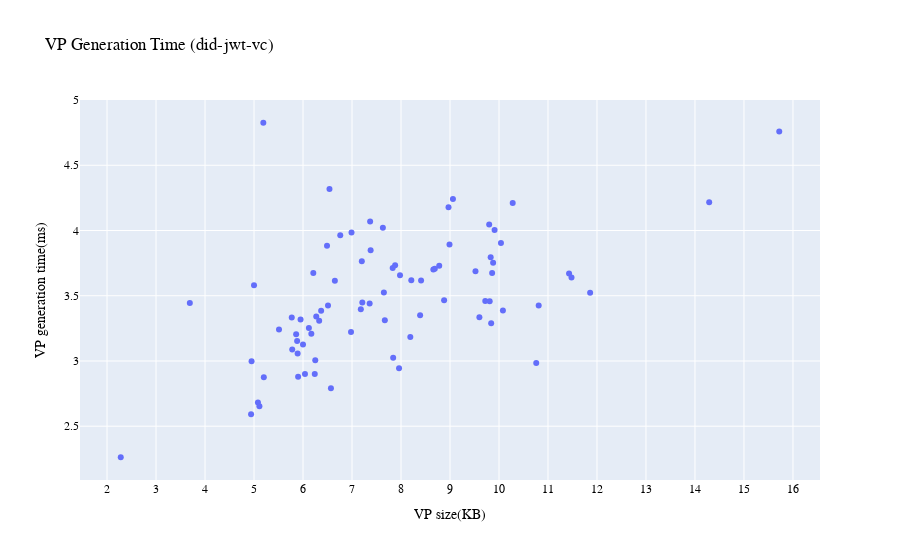

Here is the notebook cell this chart was saved with:
### Code cell
import pandas as pd
import plotly.express as px
from scipy.stats import zscore

df = pd.read_csv("../perf/P2-DPKI-Sep.csv")

df = df.groupby('sizeVP', as_index=False).mean()

#--------------------------Clean from outliers--------------------------
z_scores = zscore(df['genVPTime'])
threshold = 2
cleanedDF = df[(z_scores < threshold)]
cleanedDF = cleanedDF.groupby('sizeVP', as_index=False).mean()


#Plot VP generation time depending on the VP size
fig = px.scatter(cleanedDF, x=cleanedDF.columns[0], y=cleanedDF.columns[1], title='VP Generation Time (did-jwt-vc)')
fig.update_layout(
     xaxis_title="VP size(KB)",
     yaxis_title="VP generation time(ms)",
     xaxis=dict(tickmode='linear', tick0=1, dtick=1),
     font=dict(family="Arial", size=12, color="black"),
)


fig.show()


#--------------------------Average on data with outliers (NO CLEANED DATAFRAME)--------------------------
meanVPgenTime = df.iloc[:, 1].mean()
print(f"Average Time VP generation: {meanVPgenTime:.2f} ms")

### Figure 1 — Plotly figure (JSON) as saved in the notebook; plotly's stock layout.template omitted (floating-point values rounded to 4 significant figures)
{"data": [{"hovertemplate": "sizeVP=%{x}<br>genVPTime=%{y}<extra></extra>", "legendgroup": "", "marker": {"color": "#636efa", "symbol": "circle"}, "mode": "markers", "name": "", "orientation": "v", "showlegend": false, "type": "scatter", "x": [2.28, 3.69, 4.94, 4.95, 5, 5.08, 5.11, 5.19, 5.2, 5.51, 5.77, 5.78, 5.86, 5.88, 5.89, 5.9, 5.95, 6, 6.04, 6.12, 6.17, 6.21, 6.24, 6.25, 6.27, 6.33, 6.37, 6.49, 6.51, 6.54, 6.57, 6.65, 6.76, 6.98, 6.99, 7.18, 7.2, 7.21, 7.36, 7.37, 7.38, 7.63, 7.65, 7.67, 7.83, 7.84, 7.88, 7.96, 7.98, 8.19, 8.21, 8.39, 8.41, 8.66, 8.69, 8.78, 8.88, 8.97, 8.99, 9.06, 9.52, 9.6, 9.72, 9.8, 9.81, 9.83, 9.84, 9.86, 9.88, 9.91, 10.04, 10.08, 10.28, 10.76, 10.81, 11.43, 11.48, 11.86, 14.29, 15.72], "xaxis": "x", "y": [2.262, 3.445, 2.591, 2.998, 3.58, 2.682, 2.652, 4.826, 2.875, 3.242, 3.334, 3.088, 3.205, 3.153, 3.058, 2.879, 3.317, 3.126, 2.901, 3.253, 3.209, 3.674, 2.9, 3.006, 3.34, 3.309, 3.384, 3.884, 3.425, 4.319, 2.791, 3.615, 3.963, 3.223, 3.985, 3.397, 3.765, 3.448, 3.441, 4.069, 3.848, 4.021, 3.524, 3.313, 3.713, 3.025, 3.733, 2.945, 3.657, 3.183, 3.619, 3.349, 3.617, 3.702, 3.706, 3.729, 3.465, 4.179, 3.893, 4.241, 3.687, 3.336, 3.459, 4.047, 3.458, 3.795, 3.289, 3.673, 3.753, 4.003, 3.905, 3.387, 4.21, 2.984, 3.426, 3.67, 3.639, 3.522, 4.216, 4.759], "yaxis": "y"}], "layout": {"font": {"color": "black", "family": "Arial", "size": 12}, "legend": {"tracegroupgap": 0}, "title": {"text": "VP Generation Time (did-jwt-vc)"}, "xaxis": {"anchor": "y", "domain": [0, 1], "dtick": 1, "tick0": 1, "tickmode": "linear", "title": {"text": "VP size(KB)"}}, "yaxis": {"anchor": "x", "domain": [0, 1], "title": {"text": "VP generation time(ms)"}}}}
